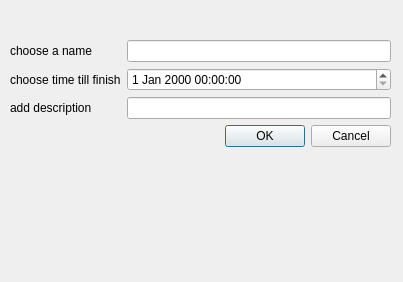
<?xml version="1.0" encoding="UTF-8"?>
<ui version="4.0">
 <class>new_task</class>
 <widget class="QDialog" name="new_task">
  <property name="geometry">
   <rect>
    <x>0</x>
    <y>0</y>
    <width>403</width>
    <height>282</height>
   </rect>
  </property>
  <property name="windowTitle">
   <string>Dialog</string>
  </property>
  <widget class="QWidget" name="formLayoutWidget">
   <property name="geometry">
    <rect>
     <x>10</x>
     <y>40</y>
     <width>381</width>
     <height>221</height>
    </rect>
   </property>
   <layout class="QFormLayout" name="formLayout_2">
    <item row="0" column="0">
     <widget class="QLabel" name="label">
      <property name="text">
       <string>choose a name</string>
      </property>
     </widget>
    </item>
    <item row="0" column="1">
     <widget class="QLineEdit" name="namegetter"/>
    </item>
    <item row="1" column="1">
     <widget class="QDateTimeEdit" name="dateTimeEdit"/>
    </item>
    <item row="1" column="0">
     <widget class="QLabel" name="label_3">
      <property name="text">
       <string>choose time till finish</string>
      </property>
     </widget>
    </item>
    <item row="2" column="0">
     <widget class="QLabel" name="label_2">
      <property name="text">
       <string>add description</string>
      </property>
     </widget>
    </item>
    <item row="2" column="1">
     <widget class="QLineEdit" name="descriptiongetter"/>
    </item>
    <item row="3" column="1">
     <widget class="QDialogButtonBox" name="buttonBox">
      <property name="orientation">
       <enum>Qt::Horizontal</enum>
      </property>
      <property name="standardButtons">
       <set>QDialogButtonBox::Cancel|QDialogButtonBox::Ok</set>
      </property>
     </widget>
    </item>
   </layout>
  </widget>
 </widget>
 <resources/>
 <connections>
  <connection>
   <sender>buttonBox</sender>
   <signal>accepted()</signal>
   <receiver>new_task</receiver>
   <slot>accept()</slot>
   <hints>
    <hint type="sourcelabel">
     <x>248</x>
     <y>254</y>
    </hint>
    <hint type="destinationlabel">
     <x>157</x>
     <y>274</y>
    </hint>
   </hints>
  </connection>
  <connection>
   <sender>buttonBox</sender>
   <signal>rejected()</signal>
   <receiver>new_task</receiver>
   <slot>reject()</slot>
   <hints>
    <hint type="sourcelabel">
     <x>316</x>
     <y>260</y>
    </hint>
    <hint type="destinationlabel">
     <x>286</x>
     <y>274</y>
    </hint>
   </hints>
  </connection>
 </connections>
</ui>
